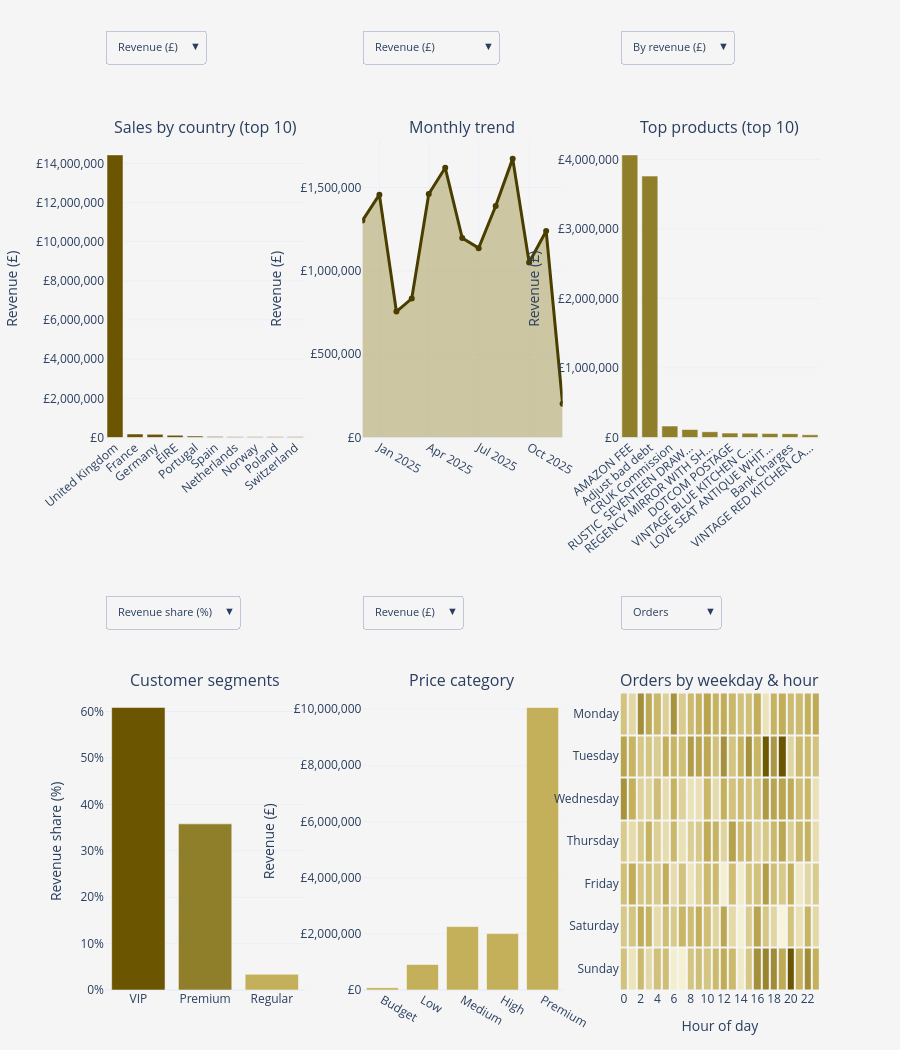

Write notebook code for a chart like this one.
### Code cell
import numpy as np
import pandas as pd
import plotly.graph_objects as go
from plotly.subplots import make_subplots
from IPython.display import HTML, display

data = df.copy()
data = data.dropna(subset=['CustomerID'])

data['CustomerID'] = pd.to_numeric(data['CustomerID'], errors='coerce')
data = data.dropna(subset=['CustomerID'])
data['CustomerID'] = data['CustomerID'].astype(int)
data = data[(data['Quantity'] > 0) & (data['UnitPrice'] > 0)]
data = data[~data['InvoiceNo'].astype(str).str.startswith('C')]  
data['TotalAmount'] = data['Quantity'] * data['UnitPrice']
data['InvoiceDate'] = pd.to_datetime(data['InvoiceDate'])
total_rev = data['TotalAmount'].sum()
n_customers = data['CustomerID'].nunique()
n_orders = data['InvoiceNo'].nunique()
aov = data.groupby('InvoiceNo')['TotalAmount'].sum().mean()
n_countries = data['Country'].nunique()
n_products = data['Description'].nunique()
country_rev = data.groupby('Country')['TotalAmount'].sum().sort_values(ascending=False)
tc = country_rev.head(10)
country_orders = data.groupby('Country')['InvoiceNo'].nunique().reindex(tc.index)
country_custs = data.groupby('Country')['CustomerID'].nunique().reindex(tc.index)
top_country, top_country_pct = country_rev.index[0], country_rev.iloc[0] / total_rev * 100
data['Month'] = data['InvoiceDate'].dt.to_period('M').dt.to_timestamp()
m = data.groupby('Month').agg(Revenue=('TotalAmount', 'sum'),
                              Orders=('InvoiceNo', 'nunique'),
                              Customers=('CustomerID', 'nunique'))
m['AOV'] = m['Revenue'] / m['Orders']

prod = data.groupby('Description').agg(Revenue=('TotalAmount', 'sum'), Units=('Quantity', 'sum'))
p_rev = prod.sort_values('Revenue', ascending=False).head(10)
p_units = prod.sort_values('Units', ascending=False).head(10)


def short(names, n=22):
    return [s[:n] + '…' if len(s) > n else s for s in names]

cust_spend = data.groupby('CustomerID')['TotalAmount'].sum()
seg = pd.cut(cust_spend, bins=[-np.inf, 200, 1000, 3000, np.inf],
             labels=['Occasional', 'Regular', 'Premium', 'VIP'], right=False)
seg_order = ['VIP', 'Premium', 'Regular', 'Occasional']
seg_rev = cust_spend.groupby(seg, observed=True).sum().reindex(seg_order).dropna()
seg_cnt = cust_spend.groupby(seg, observed=True).size().reindex(seg_rev.index)
seg_pct = seg_rev / seg_rev.sum() * 100
best_seg = seg_pct.idxmax()


bins = [0, 0.5, 2, 5, 10, np.inf]
price_labels = ['Budget', 'Low', 'Medium', 'High', 'Premium']
data['PriceCategory'] = pd.cut(data['UnitPrice'], bins=bins, labels=price_labels, right=False)
price = data.groupby('PriceCategory', observed=False).agg(Revenue=('TotalAmount', 'sum'),
                                                          Units=('Quantity', 'sum'))


data['Weekday'] = data['InvoiceDate'].dt.day_name()
data['Hour'] = data['InvoiceDate'].dt.hour
days = ['Monday', 'Tuesday', 'Wednesday', 'Thursday', 'Friday', 'Saturday', 'Sunday']
hours = list(range(int(data['Hour'].min()), int(data['Hour'].max()) + 1))
grid_orders = (data.groupby(['Weekday', 'Hour'])['InvoiceNo'].nunique().unstack(fill_value=0)
               .reindex(index=days, columns=hours, fill_value=0))
grid_rev = (data.groupby(['Weekday', 'Hour'])['TotalAmount'].sum().unstack(fill_value=0)
            .reindex(index=days, columns=hours, fill_value=0).round(0))

kpis = [
    ('Revenue', f'£{total_rev/1e6:.2f}M', f'{n_orders:,} orders', '#6b5500'),
    ('Customers', f'{n_customers:,}', f'{n_products:,} products sold', '#8f7f2a'),
    ('Avg order value', f'£{aov:,.0f}', 'per invoice', '#c4b05a'),
    ('Top market', top_country, f'{top_country_pct:.0f}% of revenue · {n_countries} countries', '#6b5500'),
    ('Top segment', best_seg, f'{seg_pct.max():.1f}% of revenue', '#8f7f2a'),
]
css = """
<style>
.dash{font-family:-apple-system,Segoe UI,Helvetica,Arial,sans-serif;background:#f5f5f5;padding:20px;border-radius:14px;color:#333}
.dash h2{margin:0 0 14px;font-size:22px}
.grid{display:grid;grid-template-columns:repeat(auto-fit,minmax(190px,1fr));gap:14px}
.card{background:#fff;border-radius:12px;padding:16px;border-top:5px solid var(--c);
      box-shadow:0 1px 4px rgba(0,0,0,.08);transition:transform .15s,box-shadow .15s}
.card:hover{transform:translateY(-4px);box-shadow:0 8px 18px rgba(0,0,0,.15)}
.card .l{font-size:12px;text-transform:uppercase;letter-spacing:.06em;color:#777}
.card .v{font-size:26px;font-weight:700;margin:4px 0;color:var(--c)}
.card .s{font-size:12px;color:#666}
</style>
"""
cards = ''.join(
    f'<div class="card" style="--c:{c}"><div class="l">{l}</div>'
    f'<div class="v">{v}</div><div class="s">{s}</div></div>' for l, v, s, c in kpis)
cards_html = (f'{css}<div class="dash"><h2>E-Commerce Business Intelligence</h2>'
              f'<div class="grid">{cards}</div></div>')

gold = ['#6b5500', '#8f7f2a', '#c4b05a', '#d9cc8a']
fig = make_subplots(
    rows=2, cols=3, vertical_spacing=0.30, horizontal_spacing=0.08,
    subplot_titles=('Sales by country (top 10)', 'Monthly trend', 'Top products (top 10)',
                    'Customer segments', 'Price category', 'Orders by weekday & hour'))


fig.add_trace(go.Bar(
    x=tc.index, y=tc.values, marker_color=gold[0],
    hovertemplate='<b>%{x}</b><br>%{y:,.0f}<extra></extra>'), row=1, col=1)


fig.add_trace(go.Scatter(
    x=m.index, y=m['Revenue'], mode='lines+markers', fill='tozeroy',
    line=dict(color='#4a3d00', width=3), fillcolor='rgba(143,127,42,0.4)',
    hovertemplate='%{x|%b %Y}<br>%{y:,.0f}<extra></extra>'), row=1, col=2)


fig.add_trace(go.Bar(
    x=short(p_rev.index), y=p_rev['Revenue'].round(0), marker_color=gold[1],
    customdata=list(p_rev.index),
    hovertemplate='<b>%{customdata}</b><br>%{y:,.0f}<extra></extra>'), row=1, col=3)

fig.add_trace(go.Bar(
    x=list(seg_pct.index), y=seg_pct.round(1).values, marker_color=gold[:len(seg_pct)],
    hovertemplate='<b>%{x}</b><br>%{y:,.1f}<extra></extra>'), row=2, col=1)


fig.add_trace(go.Bar(
    x=price_labels, y=price['Revenue'].round(0).values, marker_color=gold[2],
    hovertemplate='<b>%{x}</b><br>%{y:,.0f}<extra></extra>'), row=2, col=2)


fig.add_trace(go.Heatmap(
    z=grid_orders.values, x=hours, y=days, xgap=2, ygap=2, showscale=False,
    colorscale=[[0, '#f8f4d9'], [0.5, '#c4b05a'], [1, '#6b5500']],
    hovertemplate='%{y} %{x}:00<br>%{z:,.0f}<extra></extra>'), row=2, col=3)


def toggle(trace, axis, metrics):
    """metrics: {label: (values, prefix, suffix)} -> buttons that swap the y values."""
    return [dict(label=name, method='update',
                 args=[{'y': [vals]},
                       {f'{axis}.tickprefix': pre, f'{axis}.ticksuffix': suf,
                        f'{axis}.title.text': name}, [trace]])
            for name, (vals, pre, suf) in metrics.items()]


country_btn = toggle(0, 'yaxis', {
    'Revenue (£)': (tc.values, '£', ''),
    'Orders': (country_orders.values, '', ''),
    'Customers': (country_custs.values, '', '')})

month_btn = toggle(1, 'yaxis2', {
    'Revenue (£)': (m['Revenue'].values, '£', ''),
    'Orders': (m['Orders'].values, '', ''),
    'Customers': (m['Customers'].values, '', ''),
    'Avg order value (£)': (m['AOV'].round(2).values, '£', '')})

product_btn = [
    dict(label='By revenue (£)', method='update',
         args=[{'x': [short(p_rev.index)], 'y': [p_rev['Revenue'].round(0).values],
                'customdata': [list(p_rev.index)]},
               {'yaxis3.tickprefix': '£', 'yaxis3.title.text': 'Revenue (£)'}, [2]]),
    dict(label='By units sold', method='update',
         args=[{'x': [short(p_units.index)], 'y': [p_units['Units'].values],
                'customdata': [list(p_units.index)]},
               {'yaxis3.tickprefix': '', 'yaxis3.title.text': 'Units sold'}, [2]]),
]

segment_btn = toggle(3, 'yaxis4', {
    'Revenue share (%)': (seg_pct.round(1).values, '', '%'),
    'Customers': (seg_cnt.values, '', ''),
    'Revenue (£)': (seg_rev.round(0).values, '£', '')})

price_btn = toggle(4, 'yaxis5', {
    'Revenue (£)': (price['Revenue'].round(0).values, '£', ''),
    'Units sold': (price['Units'].values, '', '')})

heat_btn = [
    dict(label='Orders', method='restyle', args=[{'z': [grid_orders.values]}, [5]]),
    dict(label='Revenue (£)', method='restyle', args=[{'z': [grid_rev.values]}, [5]]),
]
col_x = [0.0, 0.36, 0.72]
top_y, bottom_y = 1.13, 0.465


def menu(buttons, x, y):
    return dict(type='dropdown', buttons=buttons, x=x, y=y, xanchor='left', yanchor='top',
                font=dict(size=11), pad=dict(l=0, r=0, t=0, b=0))


fig.update_layout(
    template='plotly_white', height=1050, paper_bgcolor='#f5f5f5', plot_bgcolor='#f5f5f5',
    showlegend=False, margin=dict(t=140, b=60),
    updatemenus=[
        menu(country_btn, col_x[0], top_y), menu(month_btn, col_x[1], top_y),
        menu(product_btn, col_x[2], top_y), menu(segment_btn, col_x[0], bottom_y),
        menu(price_btn, col_x[1], bottom_y), menu(heat_btn, col_x[2], bottom_y)])

fig.update_xaxes(tickangle=-40, row=1, col=1)
fig.update_xaxes(tickangle=-40, row=1, col=3)
fig.update_yaxes(tickprefix='£', title_text='Revenue (£)', tickformat=',.0f', row=1, col=1)
fig.update_yaxes(tickprefix='£', title_text='Revenue (£)', tickformat=',.0f', row=1, col=2)
fig.update_yaxes(tickprefix='£', title_text='Revenue (£)', tickformat=',.0f', row=1, col=3)
fig.update_yaxes(ticksuffix='%', title_text='Revenue share (%)', row=2, col=1)
fig.update_yaxes(tickprefix='£', title_text='Revenue (£)', tickformat=',.0f', row=2, col=2)
fig.update_yaxes(autorange='reversed', row=2, col=3)
fig.update_xaxes(title_text='Hour of day', dtick=2, row=2, col=3)


display(HTML(cards_html))
fig.show()

page = (f'<html><head><meta charset="utf-8"><title>E-Commerce BI Dashboard</title></head>'
        f'<body style="margin:20px;background:#f5f5f5">{cards_html}'
        f'{fig.to_html(full_html=False, include_plotlyjs="cdn")}</body></html>')
with open('ecommerce_bi_dashboard.html', 'w', encoding='utf-8') as f:
    f.write(page)
print('Saved: ecommerce_bi_dashboard.html (open it in any browser)')

### Figure 1 — Plotly figure (JSON) as saved in the notebook; plotly's stock layout.template omitted (floating-point values rounded to 4 significant figures; data arrays with more than 128 entries replaced by an {"elided": "..."} marker saying what was removed)
{"data": [{"hovertemplate": "<b>%{x}</b><br>%{y:,.0f}<extra></extra>", "marker": {"color": "#6b5500"}, "type": "bar", "x": ["United Kingdom", "France", "Germany", "EIRE", "Portugal", "Spain", "Netherlands", "Norway", "Poland", "Switzerland"], "xaxis": "x", "y": [14430000.0, 181543, 162500.0, 116800.0, 75950.0, 46110.0, 41710.0, 39160.0, 38690.0, 37650.0], "yaxis": "y"}, {"fill": "tozeroy", "fillcolor": "rgba(143,127,42,0.4)", "hovertemplate": "%{x|%b %Y}<br>%{y:,.0f}<extra></extra>", "line": {"color": "#4a3d00", "width": 3}, "mode": "lines+markers", "type": "scatter", "x": ["2024-12-01T00:00:00", "2025-01-01T00:00:00", "2025-02-01T00:00:00", "2025-03-01T00:00:00", "2025-04-01T00:00:00", "2025-05-01T00:00:00", "2025-06-01T00:00:00", "2025-07-01T00:00:00", "2025-08-01T00:00:00", "2025-09-01T00:00:00", "2025-10-01T00:00:00", "2025-11-01T00:00:00", "2025-12-01T00:00:00"], "xaxis": "x2", "y": [1302000.0, 1458000.0, 755800.0, 834100.0, 1461000.0, 1619000.0, 1197000.0, 1136000.0, 1389000.0, 1674000.0, 1050000.0, 1240000.0, 201800.0], "yaxis": "y2"}, {"customdata": ["AMAZON FEE", "Adjust bad debt", "CRUK Commission", "RUSTIC  SEVENTEEN DRAWER SIDEBOARD", "REGENCY MIRROR WITH SHUTTERS", "DOTCOM POSTAGE", "VINTAGE BLUE KITCHEN CABINET", "LOVE SEAT ANTIQUE WHITE METAL", "Bank Charges", "VINTAGE RED KITCHEN CABINET"], "hovertemplate": "<b>%{customdata}</b><br>%{y:,.0f}<extra></extra>", "marker": {"color": "#8f7f2a"}, "type": "bar", "x": ["AMAZON FEE", "Adjust bad debt", "CRUK Commission", "RUSTIC  SEVENTEEN DRAW…", "REGENCY MIRROR WITH SH…", "DOTCOM POSTAGE", "VINTAGE BLUE KITCHEN C…", "LOVE SEAT ANTIQUE WHIT…", "Bank Charges", "VINTAGE RED KITCHEN CA…"], "xaxis": "x3", "y": [4065997, 3761100, 165120, 115665, 83160, 62995, 62125, 56780, 55346, 38875], "yaxis": "y3"}, {"hovertemplate": "<b>%{x}</b><br>%{y:,.1f}<extra></extra>", "marker": {"color": ["#6b5500", "#8f7f2a", "#c4b05a"]}, "type": "bar", "x": ["VIP", "Premium", "Regular"], "xaxis": "x4", "y": [60.9, 35.8, 3.4], "yaxis": "y4"}, {"hovertemplate": "<b>%{x}</b><br>%{y:,.0f}<extra></extra>", "marker": {"color": "#c4b05a"}, "type": "bar", "x": ["Budget", "Low", "Medium", "High", "Premium"], "xaxis": "x5", "y": [81113, 911385, 2258124, 2007343, 10060124], "yaxis": "y5"}, {"colorscale": [[0, "#f8f4d9"], [0.5, "#c4b05a"], [1, "#6b5500"]], "hovertemplate": "%{y} %{x}:00<br>%{z:,.0f}<extra></extra>", "showscale": false, "type": "heatmap", "x": [0, 1, 2, 3, 4, 5, 6, 7, 8, 9, 10, 11, 12, 13, 14, 15, 16, 17, 18, 19, 20, 21, 22, 23], "xaxis": "x6", "xgap": 2, "y": ["Monday", "Tuesday", "Wednesday", "Thursday", "Friday", "Saturday", "Sunday"], "yaxis": "y6", "ygap": 2, "z": {"elided": "7x24 int values"}}], "layout": {"annotations": [{"font": {"size": 16}, "showarrow": false, "text": "Sales by country (top 10)", "x": 0.14, "xanchor": "center", "xref": "paper", "y": 1.0, "yanchor": "bottom", "yref": "paper"}, {"font": {"size": 16}, "showarrow": false, "text": "Monthly trend", "x": 0.5, "xanchor": "center", "xref": "paper", "y": 1.0, "yanchor": "bottom", "yref": "paper"}, {"font": {"size": 16}, "showarrow": false, "text": "Top products (top 10)", "x": 0.86, "xanchor": "center", "xref": "paper", "y": 1.0, "yanchor": "bottom", "yref": "paper"}, {"font": {"size": 16}, "showarrow": false, "text": "Customer segments", "x": 0.14, "xanchor": "center", "xref": "paper", "y": 0.35, "yanchor": "bottom", "yref": "paper"}, {"font": {"size": 16}, "showarrow": false, "text": "Price category", "x": 0.5, "xanchor": "center", "xref": "paper", "y": 0.35, "yanchor": "bottom", "yref": "paper"}, {"font": {"size": 16}, "showarrow": false, "text": "Orders by weekday & hour", "x": 0.86, "xanchor": "center", "xref": "paper", "y": 0.35, "yanchor": "bottom", "yref": "paper"}], "height": 1050, "margin": {"b": 60, "t": 140}, "paper_bgcolor": "#f5f5f5", "plot_bgcolor": "#f5f5f5", "showlegend": false, "updatemenus": [{"buttons": [{"args": [{"y": [[14430000.0, 181543, 162500.0, 116800.0, 75950.0, 46110.0, 41710.0, 39160.0, 38690.0, 37650.0]]}, {"yaxis.tickprefix": "£", "yaxis.ticksuffix": "", "yaxis.title.text": "Revenue (£)"}, [0]], "label": "Revenue (£)", "method": "update"}, {"args": [{"y": [[45502, 5836, 6394, 5590, 1117, 1812, 1667, 768, 238, 1448]]}, {"yaxis.tickprefix": "", "yaxis.ticksuffix": "", "yaxis.title.text": "Orders"}, [0]], "label": "Orders", "method": "update"}, {"args": [{"y": [[4372, 3337, 3492, 3243, 1021, 1513, 1393, 719, 229, 1233]]}, {"yaxis.tickprefix": "", "yaxis.ticksuffix": "", "yaxis.title.text": "Customers"}, [0]], "label": "Customers", "method": "update"}], "font": {"size": 11}, "pad": {"b": 0, "l": 0, "r": 0, "t": 0}, "type": "dropdown", "x": 0, "xanchor": "left", "y": 1.13, "yanchor": "top"}, {"buttons": [{"args": [{"y": [[1302000.0, 1458000.0, 755800.0, 834100.0, 1461000.0, 1619000.0, 1197000.0, 1136000.0, 1389000.0, 1674000.0, 1050000.0, 1240000.0, 201800.0]]}, {"yaxis2.tickprefix": "£", "yaxis2.ticksuffix": "", "yaxis2.title.text": "Revenue (£)"}, [1]], "label": "Revenue (£)", "method": "update"}, {"args": [{"y": [[23425, 23504, 21815, 23447, 23016, 23461, 22822, 23369, 23510, 22858, 23629, 22932, 8483]]}, {"yaxis2.tickprefix": "", "yaxis2.ticksuffix": "", "yaxis2.title.text": "Orders"}, [1]], "label": "Orders", "method": "update"}, {"args": [{"y": [[4368, 4371, 4365, 4371, 4369, 4370, 4368, 4370, 4371, 4369, 4371, 4367, 3829]]}, {"yaxis2.tickprefix": "", "yaxis2.ticksuffix": "", "yaxis2.title.text": "Customers"}, [1]], "label": "Customers", "method": "update"}, {"args": [{"y": [[55.57, 62.01, 34.65, 35.57, 63.49, 69, 52.47, 48.63, 59.08, 73.22, 44.45, 54.07, 23.79]]}, {"yaxis2.tickprefix": "£", "yaxis2.ticksuffix": "", "yaxis2.title.text": "Avg order value (£)"}, [1]], "label": "Avg order value (£)", "method": "update"}], "font": {"size": 11}, "pad": {"b": 0, "l": 0, "r": 0, "t": 0}, "type": "dropdown", "x": 0.36, "xanchor": "left", "y": 1.13, "yanchor": "top"}, {"buttons": [{"args": [{"customdata": [["AMAZON FEE", "Adjust bad debt", "CRUK Commission", "RUSTIC  SEVENTEEN DRAWER SIDEBOARD", "REGENCY MIRROR WITH SHUTTERS", "DOTCOM POSTAGE", "VINTAGE BLUE KITCHEN CABINET", "LOVE SEAT ANTIQUE WHITE METAL", "Bank Charges", "VINTAGE RED KITCHEN CABINET"]], "x": [["AMAZON FEE", "Adjust bad debt", "CRUK Commission", "RUSTIC  SEVENTEEN DRAW…", "REGENCY MIRROR WITH SH…", "DOTCOM POSTAGE", "VINTAGE BLUE KITCHEN C…", "LOVE SEAT ANTIQUE WHIT…", "Bank Charges", "VINTAGE RED KITCHEN CA…"]], "y": [[4065997, 3761100, 165120, 115665, 83160, 62995, 62125, 56780, 55346, 38875]]}, {"yaxis3.tickprefix": "£", "yaxis3.title.text": "Revenue (£)"}, [2]], "label": "By revenue (£)", "method": "update"}, {"args": [{"customdata": [["Unsaleable, destroyed.", "METAL SIGN,CUPCAKE SINGLE HOOK", "thrown away", "SET/3 ROSE CANDLE IN JEWELLED BOX", "ORANGE SCENTED SET/9 T-LIGHTS", "4 ROSE PINK DINNER CANDLES", "SET OF 4 FAIRY CAKE PLACEMATS ", "SET/6 PURPLE BUTTERFLY T-LIGHTS", "SET OF 4 ENGLISH ROSE PLACEMATS", "FEATHER PEN,COAL BLACK"]], "x": [["Unsaleable, destroyed.", "METAL SIGN,CUPCAKE SIN…", "thrown away", "SET/3 ROSE CANDLE IN J…", "ORANGE SCENTED SET/9 T…", "4 ROSE PINK DINNER CAN…", "SET OF 4 FAIRY CAKE PL…", "SET/6 PURPLE BUTTERFLY…", "SET OF 4 ENGLISH ROSE …", "FEATHER PEN,COAL BLACK"]], "y": [[3700, 2663, 2022, 1683, 1478, 1445, 1400, 1388, 1347, 1346]]}, {"yaxis3.tickprefix": "", "yaxis3.title.text": "Units sold"}, [2]], "label": "By units sold", "method": "update"}], "font": {"size": 11}, "pad": {"b": 0, "l": 0, "r": 0, "t": 0}, "type": "dropdown", "x": 0.72, "xanchor": "left", "y": 1.13, "yanchor": "top"}, {"buttons": [{"args": [{"y": [[60.9, 35.8, 3.4]]}, {"yaxis4.tickprefix": "", "yaxis4.ticksuffix": "%", "yaxis4.title.text": "Revenue share (%)"}, [3]], "label": "Revenue share (%)", "method": "update"}, {"args": [{"y": [[461, 3303, 608]]}, {"yaxis4.tickprefix": "", "yaxis4.ticksuffix": "", "yaxis4.title.text": "Customers"}, [3]], "label": "Customers", "method": "update"}, {"args": [{"y": [[9324172, 5478037, 515880]]}, {"yaxis4.tickprefix": "£", "yaxis4.ticksuffix": "", "yaxis4.title.text": "Revenue (£)"}, [3]], "label": "Revenue (£)", "method": "update"}], "font": {"size": 11}, "pad": {"b": 0, "l": 0, "r": 0, "t": 0}, "type": "dropdown", "x": 0, "xanchor": "left", "y": 0.465, "yanchor": "top"}, {"buttons": [{"args": [{"y": [[81113, 911385, 2258124, 2007343, 10060124]]}, {"yaxis5.tickprefix": "£", "yaxis5.ticksuffix": "", "yaxis5.title.text": "Revenue (£)"}, [4]], "label": "Revenue (£)", "method": "update"}, {"args": [{"y": [[225139, 735016, 690465, 264074, 91597]]}, {"yaxis5.tickprefix": "", "yaxis5.ticksuffix": "", "yaxis5.title.text": "Units sold"}, [4]], "label": "Units sold", "method": "update"}], "font": {"size": 11}, "pad": {"b": 0, "l": 0, "r": 0, "t": 0}, "type": "dropdown", "x": 0.36, "xanchor": "left", "y": 0.465, "yanchor": "top"}, {"buttons": [{"args": [{"z": {"elided": "1x7x24 int values"}}, [5]], "label": "Orders", "method": "restyle"}, {"args": [{"z": {"elided": "1x7x24 int values"}}, [5]], "label": "Revenue (£)", "method": "restyle"}], "font": {"size": 11}, "pad": {"b": 0, "l": 0, "r": 0, "t": 0}, "type": "dropdown", "x": 0.72, "xanchor": "left", "y": 0.465, "yanchor": "top"}], "xaxis": {"anchor": "y", "domain": [0, 0.28], "tickangle": -40}, "xaxis2": {"anchor": "y2", "domain": [0.36, 0.64]}, "xaxis3": {"anchor": "y3", "domain": [0.72, 1], "tickangle": -40}, "xaxis4": {"anchor": "y4", "domain": [0, 0.28]}, "xaxis5": {"anchor": "y5", "domain": [0.36, 0.64]}, "xaxis6": {"anchor": "y6", "domain": [0.72, 1], "dtick": 2, "title": {"text": "Hour of day"}}, "yaxis": {"anchor": "x", "domain": [0.65, 1.0], "tickformat": ",.0f", "tickprefix": "£", "title": {"text": "Revenue (£)"}}, "yaxis2": {"anchor": "x2", "domain": [0.65, 1.0], "tickformat": ",.0f", "tickprefix": "£", "title": {"text": "Revenue (£)"}}, "yaxis3": {"anchor": "x3", "domain": [0.65, 1.0], "tickformat": ",.0f", "tickprefix": "£", "title": {"text": "Revenue (£)"}}, "yaxis4": {"anchor": "x4", "domain": [0, 0.35], "ticksuffix": "%", "title": {"text": "Revenue share (%)"}}, "yaxis5": {"anchor": "x5", "domain": [0, 0.35], "tickformat": ",.0f", "tickprefix": "£", "title": {"text": "Revenue (£)"}}, "yaxis6": {"anchor": "x6", "autorange": "reversed", "domain": [0, 0.35]}}}
